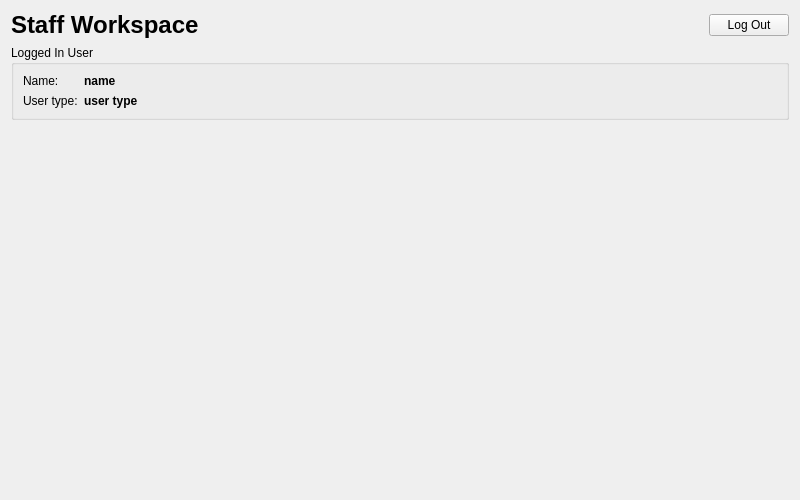
<?xml version="1.0" encoding="UTF-8"?>
<ui version="4.0">
 <class>StaffWorkspace</class>
 <widget class="QWidget" name="StaffWorkspace">
  <property name="geometry">
   <rect>
    <x>0</x>
    <y>0</y>
    <width>800</width>
    <height>500</height>
   </rect>
  </property>
  <property name="windowTitle">
   <string>Staff Workspace</string>
  </property>
  <layout class="QVBoxLayout" name="mainLayout">
   <item>
    <layout class="QHBoxLayout" name="headerLayout">
     <item>
      <widget class="QLabel" name="titleLabel">
       <property name="font">
        <font>
         <pointsize>18</pointsize>
         <bold>true</bold>
        </font>
       </property>
       <property name="text">
        <string>Staff Workspace</string>
       </property>
      </widget>
     </item>
     <item>
      <spacer name="headerSpacer">
       <property name="orientation">
        <enum>Qt::Horizontal</enum>
       </property>
       <property name="sizeHint" stdset="0">
        <size>
         <width>40</width>
         <height>20</height>
        </size>
       </property>
      </spacer>
     </item>
     <item>
      <widget class="QPushButton" name="logoutButton">
       <property name="text">
        <string>Log Out</string>
       </property>
      </widget>
     </item>
    </layout>
   </item>
   <item>
    <widget class="QGroupBox" name="userGroupBox">
     <property name="title">
      <string>Logged In User</string>
     </property>
     <layout class="QFormLayout" name="userFormLayout">
      <item row="0" column="0">
       <widget class="QLabel" name="nameLabel">
        <property name="text">
         <string>Name:</string>
        </property>
       </widget>
      </item>
      <item row="0" column="1">
       <widget class="QLabel" name="nameValueLabel">
        <property name="font">
         <font>
          <bold>true</bold>
         </font>
        </property>
        <property name="text">
         <string>name</string>
        </property>
       </widget>
      </item>
      <item row="1" column="0">
       <widget class="QLabel" name="userTypeLabel">
        <property name="text">
         <string>User type:</string>
        </property>
       </widget>
      </item>
      <item row="1" column="1">
       <widget class="QLabel" name="userTypeValueLabel">
        <property name="font">
         <font>
          <bold>true</bold>
         </font>
        </property>
        <property name="text">
         <string>user type</string>
        </property>
       </widget>
      </item>
     </layout>
    </widget>
   </item>
   <item>
    <spacer name="bottomSpacer">
     <property name="orientation">
      <enum>Qt::Vertical</enum>
     </property>
     <property name="sizeHint" stdset="0">
      <size>
       <width>20</width>
       <height>40</height>
      </size>
     </property>
    </spacer>
   </item>
  </layout>
 </widget>
 <resources/>
 <connections/>
</ui>
